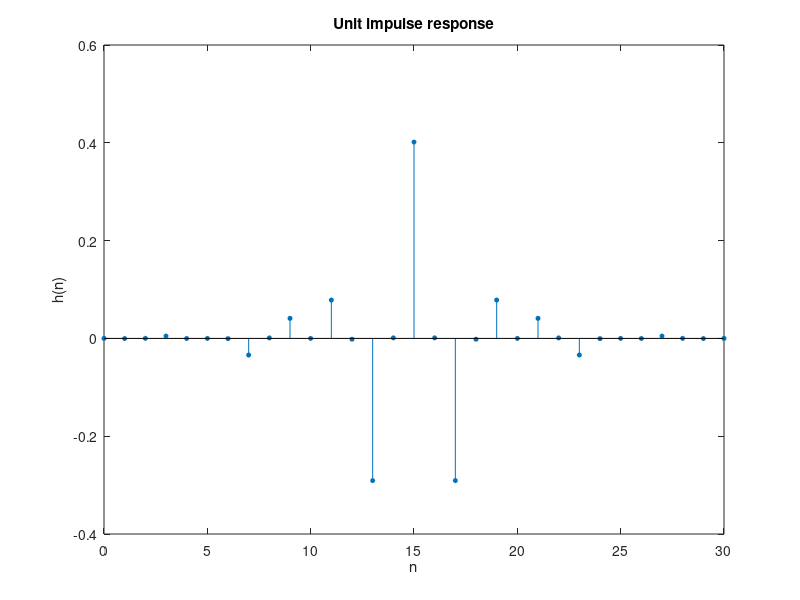
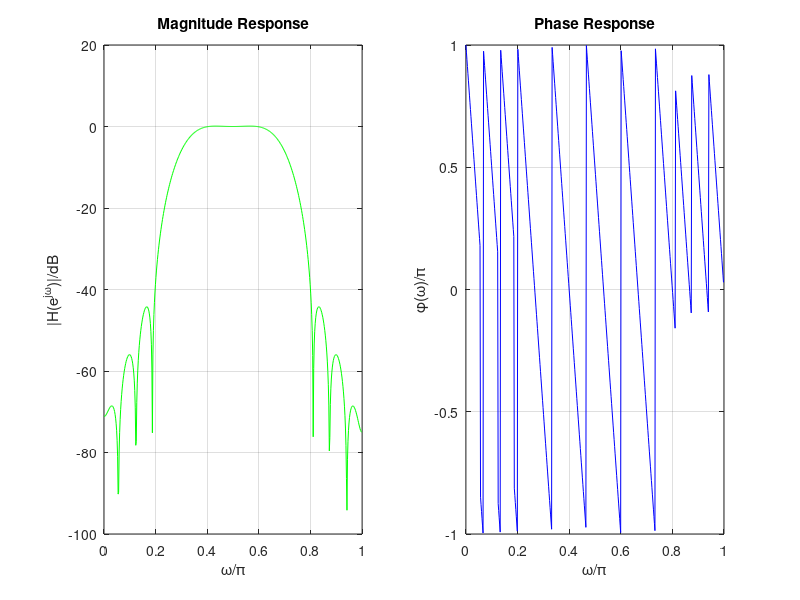

MATLAB code to generate these figures, in order:
% Band-pass filter
Wp1=0.4*pi; Ws1=0.2*pi;
Wp2=0.6*pi; Ws2=0.8*pi;
B=Wp1-Ws1;
N0=ceil(6.2*pi/B);
N=N0+mod(N0+1,2)
Wc=[(Wp1+Ws1)/2/pi,(Wp2+Ws2)/2/pi]

h=fir1(N-1,Wc,hanning(N));

figure(1)
n=0:1:N-1;
stem(n, h, 'filled', 'MarkerSize', 3);
xlabel('n'); ylabel('h(n)');
title('Unit impulse response');

[H,W] = freqz(h,1,512);
figure(2)
subplot(1,2,1);
plot(W/pi,20*log10(abs(H)),'g');grid on;
xlabel('\omega/\pi'); ylabel('|H(e^j^\omega)|/dB');
title('Magnitude Response');
subplot(1,2,2);
plot(W/pi,angle(H)/pi,'b');grid on;
xlabel('\omega/\pi'); ylabel('\phi(\omega)/\pi');
title('Phase Response');